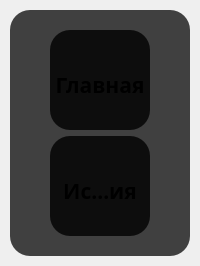
     <widget class="QWidget" name="ButtonsWidgetBig" native="true">
      <property name="sizePolicy">
       <sizepolicy hsizetype="Preferred" vsizetype="Preferred">
        <horstretch>0</horstretch>
        <verstretch>0</verstretch>
       </sizepolicy>
      </property>
      <property name="minimumSize">
       <size>
        <width>0</width>
        <height>0</height>
       </size>
      </property>
      <property name="maximumSize">
       <size>
        <width>16777215</width>
        <height>16777215</height>
       </size>
      </property>
      <layout class="QGridLayout" name="GridWithTwoButtons">
       <property name="leftMargin">
        <number>10</number>
       </property>
       <property name="topMargin">
        <number>10</number>
       </property>
       <property name="rightMargin">
        <number>10</number>
       </property>
       <property name="bottomMargin">
        <number>10</number>
       </property>
       <property name="spacing">
        <number>10</number>
       </property>
       <item row="0" column="0">
        <widget class="QWidget" name="ButtonsWidgetSmall" native="true">
         <property name="sizePolicy">
          <sizepolicy hsizetype="Preferred" vsizetype="Preferred">
           <horstretch>0</horstretch>
           <verstretch>0</verstretch>
          </sizepolicy>
         </property>
         <property name="minimumSize">
          <size>
           <width>0</width>
           <height>0</height>
          </size>
         </property>
         <property name="maximumSize">
          <size>
           <width>16777215</width>
           <height>16777215</height>
          </size>
         </property>
         <property name="styleSheet">
          <string notr="true">QWidget {
Background: #404040;
Border: Solid Black;
Border-Radius: 20;
}</string>
         </property>
         <layout class="QGridLayout" name="gridLayout_7">
          <property name="leftMargin">
           <number>20</number>
          </property>
          <property name="topMargin">
           <number>20</number>
          </property>
          <property name="rightMargin">
           <number>20</number>
          </property>
          <property name="bottomMargin">
           <number>20</number>
          </property>
          <item row="0" column="0">
           <widget class="QWidget" name="MainButtonMainWidget" native="true">
            <property name="minimumSize">
             <size>
              <width>100</width>
              <height>100</height>
             </size>
            </property>
            <property name="maximumSize">
             <size>
              <width>100</width>
              <height>100</height>
             </size>
            </property>
            <widget class="QWidget" name="MainButtonWidget" native="true">
             <property name="geometry">
              <rect>
               <x>0</x>
               <y>0</y>
               <width>100</width>
               <height>100</height>
              </rect>
             </property>
             <property name="sizePolicy">
              <sizepolicy hsizetype="Preferred" vsizetype="Preferred">
               <horstretch>0</horstretch>
               <verstretch>0</verstretch>
              </sizepolicy>
             </property>
             <property name="minimumSize">
              <size>
               <width>0</width>
               <height>0</height>
              </size>
             </property>
             <property name="maximumSize">
              <size>
               <width>16777215</width>
               <height>16777215</height>
              </size>
             </property>
             <property name="autoFillBackground">
              <bool>false</bool>
             </property>
             <property name="styleSheet">
              <string notr="true">QWidget {
Background: #0D0D0D;
}</string>
             </property>
            </widget>
            <widget class="QToolButton" name="MainButton">
             <property name="geometry">
              <rect>
               <x>5</x>
               <y>5</y>
               <width>90</width>
               <height>90</height>
              </rect>
             </property>
             <property name="sizePolicy">
              <sizepolicy hsizetype="Preferred" vsizetype="Preferred">
               <horstretch>0</horstretch>
               <verstretch>0</verstretch>
              </sizepolicy>
             </property>
             <property name="minimumSize">
              <size>
               <width>0</width>
               <height>0</height>
              </size>
             </property>
             <property name="maximumSize">
              <size>
               <width>16777215</width>
               <height>16777215</height>
              </size>
             </property>
             <property name="font">
              <font>
               <family>Bahnschrift</family>
               <pointsize>16</pointsize>
               <bold>true</bold>
              </font>
             </property>
             <property name="cursor">
              <cursorShape>PointingHandCursor</cursorShape>
             </property>
             <property name="mouseTracking">
              <bool>false</bool>
             </property>
             <property name="focusPolicy">
              <enum>Qt::NoFocus</enum>
             </property>
             <property name="autoFillBackground">
              <bool>false</bool>
             </property>
             <property name="styleSheet">
              <string notr="true">QToolButton {
Background: #0D0D0D;
Border: Solid Black;
Padding-Top: 10;
Border-Radius: 20;
}</string>
             </property>
             <property name="text">
              <string>Главная</string>
             </property>
             <property name="icon">
              <iconset resource="Images.qrc">
               <normaloff>:/Images/Img/Home.png</normaloff>:/Images/Img/Home.png</iconset>
             </property>
             <property name="iconSize">
              <size>
               <width>35</width>
               <height>35</height>
              </size>
             </property>
             <property name="checkable">
              <bool>false</bool>
             </property>
             <property name="popupMode">
              <enum>QToolButton::DelayedPopup</enum>
             </property>
             <property name="toolButtonStyle">
              <enum>Qt::ToolButtonTextUnderIcon</enum>
             </property>
             <property name="autoRaise">
              <bool>false</bool>
             </property>
             <property name="arrowType">
              <enum>Qt::NoArrow</enum>
             </property>
            </widget>
           </widget>
          </item>
          <item row="2" column="0">
           <widget class="QWidget" name="HistoryButtonMainWidget" native="true">
            <property name="minimumSize">
             <size>
              <width>100</width>
              <height>100</height>
             </size>
            </property>
            <property name="maximumSize">
             <size>
              <width>100</width>
              <height>100</height>
             </size>
            </property>
            <widget class="QToolButton" name="HistoryButton">
             <property name="geometry">
              <rect>
               <x>5</x>
               <y>5</y>
               <width>90</width>
               <height>90</height>
              </rect>
             </property>
             <property name="sizePolicy">
              <sizepolicy hsizetype="Preferred" vsizetype="Preferred">
               <horstretch>0</horstretch>
               <verstretch>0</verstretch>
              </sizepolicy>
             </property>
             <property name="minimumSize">
              <size>
               <width>0</width>
               <height>0</height>
              </size>
             </property>
             <property name="maximumSize">
              <size>
               <width>16777215</width>
               <height>16777215</height>
              </size>
             </property>
             <property name="font">
              <font>
               <family>Bahnschrift</family>
               <pointsize>16</pointsize>
               <bold>true</bold>
              </font>
             </property>
             <property name="cursor">
              <cursorShape>PointingHandCursor</cursorShape>
             </property>
             <property name="focusPolicy">
              <enum>Qt::NoFocus</enum>
             </property>
             <property name="autoFillBackground">
              <bool>false</bool>
             </property>
             <property name="styleSheet">
              <string notr="true">QToolButton {
Background: #0D0D0D;
Border: Solid Black;
Border-Radius: 20;
Padding-Top: 10;
}</string>
             </property>
             <property name="text">
              <string>История</string>
             </property>
             <property name="icon">
              <iconset resource="Images.qrc">
               <normaloff>:/Images/Img/History.png</normaloff>:/Images/Img/History.png</iconset>
             </property>
             <property name="iconSize">
              <size>
               <width>35</width>
               <height>35</height>
              </size>
             </property>
             <property name="checkable">
              <bool>false</bool>
             </property>
             <property name="popupMode">
              <enum>QToolButton::DelayedPopup</enum>
             </property>
             <property name="toolButtonStyle">
              <enum>Qt::ToolButtonTextUnderIcon</enum>
             </property>
             <property name="autoRaise">
              <bool>false</bool>
             </property>
            </widget>
            <widget class="QWidget" name="HistoryButtonWidget" native="true">
             <property name="geometry">
              <rect>
               <x>0</x>
               <y>0</y>
               <width>100</width>
               <height>100</height>
              </rect>
             </property>
             <property name="styleSheet">
              <string notr="true">QWidget {
Background: #0D0D0D;
}</string>
             </property>
            </widget>
            <zorder>HistoryButtonWidget</zorder>
            <zorder>HistoryButton</zorder>
           </widget>
          </item>
         </layout>
        </widget>
       </item>
      </layout>
     </widget>
